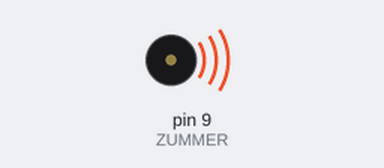
The sketch below on a simulated Arduino Uno, built with avr-gcc and run on an emulated ATmega328P. Shown: buzzer (waves = sounding).

Above: at 0.5 s.
Timing chart, 0 to 7.0 s (numbered marks = the images above):
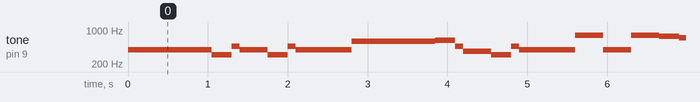

Measured:
- by itself, tone on pin 9 (ZUMMER): plays 392 Hz for 1.1 s, 311 Hz for 0.25 s, 466 Hz for 0.10 s, 392 Hz for 0.35 s, 311 Hz for 0.25 s, 466 Hz for 0.10 s … (397 notes in this stretch)

The sketch:

ZUMMER.ino
```cpp
int ZUMMER = 9;
void setup()
{
pinMode(ZUMMER, OUTPUT);
}

void SuperMario(){
tone(ZUMMER,1318,150);
delay(150);
tone(ZUMMER,1318,300);
delay(300);
tone(ZUMMER,1318,150);
delay(300);
tone(ZUMMER,1046,150);
delay(150);
tone(ZUMMER,1318,300);
delay(300);
tone(ZUMMER,1568,600);
delay(600);
tone(ZUMMER,784,600);
delay(600);
tone(ZUMMER,1046,450) ; // 2й такт
delay(450);
tone(ZUMMER,784,150);
delay(450);
tone(ZUMMER,659,300);
delay(450);
tone(ZUMMER,880,300);
delay(300);
tone(ZUMMER,987,150);
delay(300);
tone(ZUMMER,932,150);
delay(150);
tone(ZUMMER,880,300);
delay(300);
tone(ZUMMER,784,210); // 3й такт
delay(210);
tone(ZUMMER,1318,210);
delay(210);
tone(ZUMMER,1568,150);
delay(150);
tone(ZUMMER,1750,300);
delay(300);
tone(ZUMMER,1396,150);
delay(150);
tone(ZUMMER,1568,150);
delay(300);
tone(ZUMMER,1318,300);
delay(300);
tone(ZUMMER,1046,150);
delay(150);
tone(ZUMMER,1174,150);
delay(150);
tone(ZUMMER,987,450);
delay(450);
tone(ZUMMER,1046,450); // 4й такт
delay(450);
tone(ZUMMER,784,150);
delay(450);
tone(ZUMMER,659,300);
delay(450);
tone(ZUMMER,880,300);
delay(300);
tone(ZUMMER,987,150);
delay(300);
tone(ZUMMER,932,150);
delay(150);
tone(ZUMMER,880,300);
delay(300);
tone(ZUMMER,784,210); // 5й такт
delay(210);
tone(ZUMMER,1318,210);
delay(210);
tone(ZUMMER,1568,150);
delay(150);
tone(ZUMMER,1750,300);
delay(300);
tone(ZUMMER,1396,150);
delay(150);
tone(ZUMMER,1568,150);
delay(300);
tone(ZUMMER,1318,300);
delay(300);
tone(ZUMMER,1046,150);
delay(150);
tone(ZUMMER,1174,150);
delay(150);
tone(ZUMMER,987,450);
delay(600);
tone(ZUMMER,1568,150); // 6ой Спуск вниз
delay(150);
tone(ZUMMER,1480,150);
delay(150);
tone(ZUMMER,1396,150);
delay(150);
tone(ZUMMER,1244,300);
delay(300);
tone(ZUMMER,1318,150);
delay(300);
tone(ZUMMER,830,150);
delay(150);
tone(ZUMMER,880,150);
delay(150);
tone(ZUMMER,1046,150);
delay(300);
tone(ZUMMER,880,150);
delay(150);
tone(ZUMMER,1046,150);
delay(150);
tone(ZUMMER,1174,150);
delay(150);
delay(300); // 7ой
tone(ZUMMER,1568,150);
delay(150);
tone(ZUMMER,1480,150);
delay(150);
tone(ZUMMER,1396,150);
delay(150);
tone(ZUMMER,1244,300);
delay(300);
tone(ZUMMER,1318,150);
delay(300);
tone(ZUMMER,2093,300);
delay(300);
tone(ZUMMER,2093,150);
delay(150);
tone(ZUMMER,2093,600);
delay(600);
tone(ZUMMER,1568,150); // 6ой Спуск вниз ПОВТОР
delay(150);
tone(ZUMMER,1480,150);
delay(150);
tone(ZUMMER,1396,150);
delay(150);
tone(ZUMMER,1244,300);
delay(300);
tone(ZUMMER,1318,150);
delay(300);
tone(ZUMMER,830,150);
delay(150);
tone(ZUMMER,880,150);
delay(150);
tone(ZUMMER,1046,150);
delay(300);
tone(ZUMMER,880,150);
delay(150);
tone(ZUMMER,1046,150);
delay(150);
tone(ZUMMER,1174,150);
delay(450);
tone(ZUMMER,1244,300);
delay(450);
tone(ZUMMER,1174,450);
delay(450);
tone(ZUMMER,1046,600);
delay(1200 );
tone(ZUMMER,1568,150); // 6ой Спуск вниз
delay(150);
tone(ZUMMER,1480,150);
delay(150);
tone(ZUMMER,1396,150);
delay(150);
tone(ZUMMER,1244,300);
delay(300);
tone(ZUMMER,1318,150);
delay(300);
tone(ZUMMER,830,150);
delay(150);
tone(ZUMMER,880,150);
delay(150);
tone(ZUMMER,1046,150);
delay(300);
tone(ZUMMER,880,150);
delay(150);
tone(ZUMMER,1046,150);
delay(150);
tone(ZUMMER,1174,150);
delay(150);
delay(300); // 7ой
tone(ZUMMER,1568,150);
delay(150);
tone(ZUMMER,1480,150);
delay(150);
tone(ZUMMER,1396,150);
delay(150);
tone(ZUMMER,1244,300);
delay(300);
tone(ZUMMER,1318,150);
delay(300);
tone(ZUMMER,2093,300);
delay(300);
tone(ZUMMER,2093,150);
delay(150);
tone(ZUMMER,2093,600);
delay(600);
tone(ZUMMER,1568,150); // 6ой Спуск вниз ПОВТОР
delay(150);
tone(ZUMMER,1480,150);
delay(150);
tone(ZUMMER,1396,150);
delay(150);
tone(ZUMMER,1244,300);
delay(300);
tone(ZUMMER,1318,150);
delay(300);
tone(ZUMMER,830,150);
delay(150);
tone(ZUMMER,880,150);
delay(150);
tone(ZUMMER,1046,150);
delay(300);
tone(ZUMMER,880,150);
delay(150);
tone(ZUMMER,1046,150);
delay(150);
tone(ZUMMER,1174,150);
delay(450);
tone(ZUMMER,1244,300);
delay(450);
tone(ZUMMER,1174,450);
delay(450);
tone(ZUMMER,1046,600);
delay(1200);
tone(ZUMMER,1046,150); // 8ой такт
delay(150);
tone(ZUMMER,1046,300);
delay(300);
tone(ZUMMER,1046,150);
delay(300);
tone(ZUMMER,1046,150);
delay(150);
tone(ZUMMER,1174,300);
delay(300);
tone(ZUMMER,1318,150);
delay(150);
tone(ZUMMER,1046,300);
delay(300);
tone(ZUMMER,880,150);
delay(150);
tone(ZUMMER,784,600);
delay(600);
tone(ZUMMER,1046,150);
delay(150);
tone(ZUMMER,1046,300);
delay(300);
tone(ZUMMER,1046,150);
delay(300);
tone(ZUMMER,1046,150);
delay(150);
tone(ZUMMER,1174,300);
delay(300);
tone(ZUMMER,1318,150);
delay(150);
delay(1200);
tone(ZUMMER,1046,150); // 8ой такт
delay(150);
tone(ZUMMER,1046,300);
delay(300);
tone(ZUMMER,1046,150);
delay(300);
tone(ZUMMER,1046,150);
delay(150);
tone(ZUMMER,1174,300);
delay(300);
tone(ZUMMER,1318,150);
delay(150);
tone(ZUMMER,1046,300);
delay(300);
tone(ZUMMER,880,150);
delay(150);
tone(ZUMMER,784,600);
delay(600);
tone(ZUMMER,1046,150);
delay(150);
tone(ZUMMER,1046,300);
delay(300);
tone(ZUMMER,1046,150);
delay(300);
tone(ZUMMER,1046,150);
delay(150);
tone(ZUMMER,1174,300);
delay(300);
tone(ZUMMER,1318,150);
delay(150);
delay(1200);
tone(ZUMMER,1046,450) ; // 2й такт
delay(450);
tone(ZUMMER,784,150);
delay(450);
tone(ZUMMER,659,300);
delay(450);
tone(ZUMMER,880,300);
delay(300);
tone(ZUMMER,987,150);
delay(300);
tone(ZUMMER,932,150);
delay(150);
tone(ZUMMER,880,300);
delay(300);
tone(ZUMMER,784,210); // 3й такт
delay(210);
tone(ZUMMER,1318,210);
delay(210);
tone(ZUMMER,1568,150);
delay(150);
tone(ZUMMER,1750,300);
delay(300);
tone(ZUMMER,1396,150);
delay(150);
tone(ZUMMER,1568,150);
delay(300);
tone(ZUMMER,1318,300);
delay(300);
tone(ZUMMER,1046,150);
delay(150);
tone(ZUMMER,1174,150);
delay(150);
tone(ZUMMER,987,450);
delay(450);
tone(ZUMMER,1046,450); // 4й такт
delay(450);
tone(ZUMMER,784,150);
delay(450);
tone(ZUMMER,659,300);
delay(450);
tone(ZUMMER,880,300);
delay(300);
tone(ZUMMER,987,150);
delay(300);
tone(ZUMMER,932,150);
delay(150);
tone(ZUMMER,880,300);
delay(300);
tone(ZUMMER,784,210); // 5й такт
delay(210);
tone(ZUMMER,1318,210);
delay(210);
tone(ZUMMER,1568,150);
delay(150);
tone(ZUMMER,1750,300);
delay(300);
tone(ZUMMER,1396,150);
delay(150);
tone(ZUMMER,1568,150);
delay(300);
tone(ZUMMER,1318,300);
delay(300);
tone(ZUMMER,1046,150);
delay(150);
tone(ZUMMER,1174,150);
delay(150);
tone(ZUMMER,987,450);
delay(600);
tone(ZUMMER,1568,150); // 6ой Спуск вниз
delay(150);
tone(ZUMMER,1480,150);
delay(150);
tone(ZUMMER,1396,150);
delay(150);
tone(ZUMMER,1244,300);
delay(300);
tone(ZUMMER,1318,150);
delay(300);
tone(ZUMMER,830,150);
delay(150);
tone(ZUMMER,880,150);
delay(150);
tone(ZUMMER,1046,150);
delay(300);
tone(ZUMMER,880,150);
delay(150);
tone(ZUMMER,1046,150);
delay(150);
tone(ZUMMER,1174,150);
delay(150);
delay(300); // 7ой
tone(ZUMMER,1568,150);
delay(150);
tone(ZUMMER,1480,150);
delay(150);
tone(ZUMMER,1396,150);
delay(150);
tone(ZUMMER,1244,300);
delay(300);
tone(ZUMMER,1318,150);
delay(300);
tone(ZUMMER,2093,300);
delay(300);
tone(ZUMMER,2093,150);
delay(150);
tone(ZUMMER,2093,600);
delay(600);
tone(ZUMMER,1568,150); // 6ой Спуск вниз ПОВТОР
delay(150);
tone(ZUMMER,1480,150);
delay(150);
tone(ZUMMER,1396,150);
delay(150);
tone(ZUMMER,1244,300);
delay(300);
tone(ZUMMER,1318,150);
delay(300);
tone(ZUMMER,830,150);
delay(150);
tone(ZUMMER,880,150);
delay(150);
tone(ZUMMER,1046,150);
delay(300);
tone(ZUMMER,880,150);
delay(150);
tone(ZUMMER,1046,150);
delay(150);
tone(ZUMMER,1174,150);
delay(450);
tone(ZUMMER,1244,300);
delay(450);
tone(ZUMMER,1174,450);
delay(450);
tone(ZUMMER,1046,600);
delay(1200 );
tone(ZUMMER,1568,150); // 6ой Спуск вниз
delay(150);
tone(ZUMMER,1480,150);
delay(150);
tone(ZUMMER,1396,150);
delay(150);
tone(ZUMMER,1244,300);
delay(300);
tone(ZUMMER,1318,150);
delay(300);
tone(ZUMMER,830,150);
delay(150);
tone(ZUMMER,880,150);
delay(150);
tone(ZUMMER,1046,150);
delay(300);
tone(ZUMMER,880,150);
delay(150);
tone(ZUMMER,1046,150);
delay(150);
tone(ZUMMER,1174,150);
delay(150);
delay(300); // 7ой
tone(ZUMMER,1568,150);
delay(150);
tone(ZUMMER,1480,150);
delay(150);
tone(ZUMMER,1396,150);
delay(150);
tone(ZUMMER,1244,300);
delay(300);
tone(ZUMMER,1318,150);
delay(300);
tone(ZUMMER,2093,300);
delay(300);
tone(ZUMMER,2093,150);
delay(150);
tone(ZUMMER,2093,600);
delay(600);
tone(ZUMMER,1568,150); // 6ой Спуск вниз ПОВТОР
delay(150);
tone(ZUMMER,1480,150);
delay(150);
tone(ZUMMER,1396,150);
delay(150);
tone(ZUMMER,1244,300);
delay(300);
tone(ZUMMER,1318,150);
delay(300);
tone(ZUMMER,830,150);
delay(150);
tone(ZUMMER,880,150);
delay(150);
tone(ZUMMER,1046,150);
delay(300);
tone(ZUMMER,880,150);
delay(150);
tone(ZUMMER,1046,150);
delay(150);
tone(ZUMMER,1174,150);
delay(450);
tone(ZUMMER,1244,300);
delay(450);
tone(ZUMMER,1174,450);
delay(450);
tone(ZUMMER,1046,600);
delay(1200);
tone(ZUMMER,1046,150); // 8ой такт
delay(150);
tone(ZUMMER,1046,300);
delay(300);
tone(ZUMMER,1046,150);
delay(300);
tone(ZUMMER,1046,150);
delay(150);
tone(ZUMMER,1174,300);
delay(300);
tone(ZUMMER,1318,150);
delay(150);
tone(ZUMMER,1046,300);
delay(300);
tone(ZUMMER,880,150);
delay(150);
tone(ZUMMER,784,600);
delay(600);
tone(ZUMMER,1046,150);
delay(150);
tone(ZUMMER,1046,300);
delay(300);
tone(ZUMMER,1046,150);
delay(300);
tone(ZUMMER,1046,150);
delay(150);
tone(ZUMMER,1174,300);
delay(300);
tone(ZUMMER,1318,150);
delay(150);
delay(1200);
tone(ZUMMER,1046,150); // 8ой такт
delay(150);
tone(ZUMMER,1046,300);
delay(300);
tone(ZUMMER,1046,150);
delay(300);
tone(ZUMMER,1046,150);
delay(150);
tone(ZUMMER,1174,300);
delay(300);
tone(ZUMMER,1318,150);
delay(150);
tone(ZUMMER,1046,300);
delay(300);
tone(ZUMMER,880,150);
delay(150);
tone(ZUMMER,784,600);
delay(600);
tone(ZUMMER,1046,150);
delay(150);
tone(ZUMMER,1046,300);
delay(300);
tone(ZUMMER,1046,150);
delay(300);
tone(ZUMMER,784,150);
delay(150);
tone(ZUMMER,1174,300);
delay(300);
tone(ZUMMER,1046,2400);
delay(1200);
}

void star_wars(){
  tone(ZUMMER, 392, 350);
  delay(350);
  tone(ZUMMER, 392, 350);
  delay(350);
  tone(ZUMMER, 392, 350);
  delay(350);
  tone(ZUMMER, 311, 250);
  delay(250);
  tone(ZUMMER, 466, 100);
  delay(100);
  tone(ZUMMER, 392, 350);
  delay(350);
  tone(ZUMMER, 311, 250);
  delay(250);
  tone(ZUMMER, 466, 100);
  delay(100);
  tone(ZUMMER, 392, 700);
  delay(700);

  tone(ZUMMER, 587, 350);
  delay(350);
  tone(ZUMMER, 587, 350);
  delay(350);
  tone(ZUMMER, 587, 350);
  delay(350);
  tone(ZUMMER, 622, 250);
  delay(250);
  tone(ZUMMER, 466, 100);
  delay(100);
  tone(ZUMMER, 369, 350);
  delay(350);
  tone(ZUMMER, 311, 250);
  delay(250);
  tone(ZUMMER, 466, 100);
  delay(100);
  tone(ZUMMER, 392, 700);
  delay(700);

  tone(ZUMMER, 784, 350);
  delay(350);
  tone(ZUMMER, 392, 250);
  delay(250);
  tone(ZUMMER, 392, 100);
  delay(100);
  tone(ZUMMER, 784, 350);
  delay(350);
  tone(ZUMMER, 739, 250);
  delay(250);
  tone(ZUMMER, 698, 100);
  delay(100);
  tone(ZUMMER, 659, 100);
  delay(100);
  tone(ZUMMER, 622, 100);
  delay(100);
  tone(ZUMMER, 659, 450);
  delay(450);

  tone(ZUMMER, 415, 150);
  delay(150);
  tone(ZUMMER, 554, 350);
  delay(350);
  tone(ZUMMER, 523, 250);
  delay(250);
  tone(ZUMMER, 493, 100);
  delay(100);
  tone(ZUMMER, 466, 100);
  delay(100);
  tone(ZUMMER, 440, 100);
  delay(100);
  tone(ZUMMER, 466, 450);
  delay(450);

  tone(ZUMMER, 311, 150);
  delay(150);
  tone(ZUMMER, 369, 350);
  delay(350);
  tone(ZUMMER, 311, 250);
  delay(250);
  tone(ZUMMER, 466, 100);
  delay(100);
  tone(ZUMMER, 392, 750);
  delay(750);
}
void loop()
{
  //SuperMario();
star_wars();
}
```
